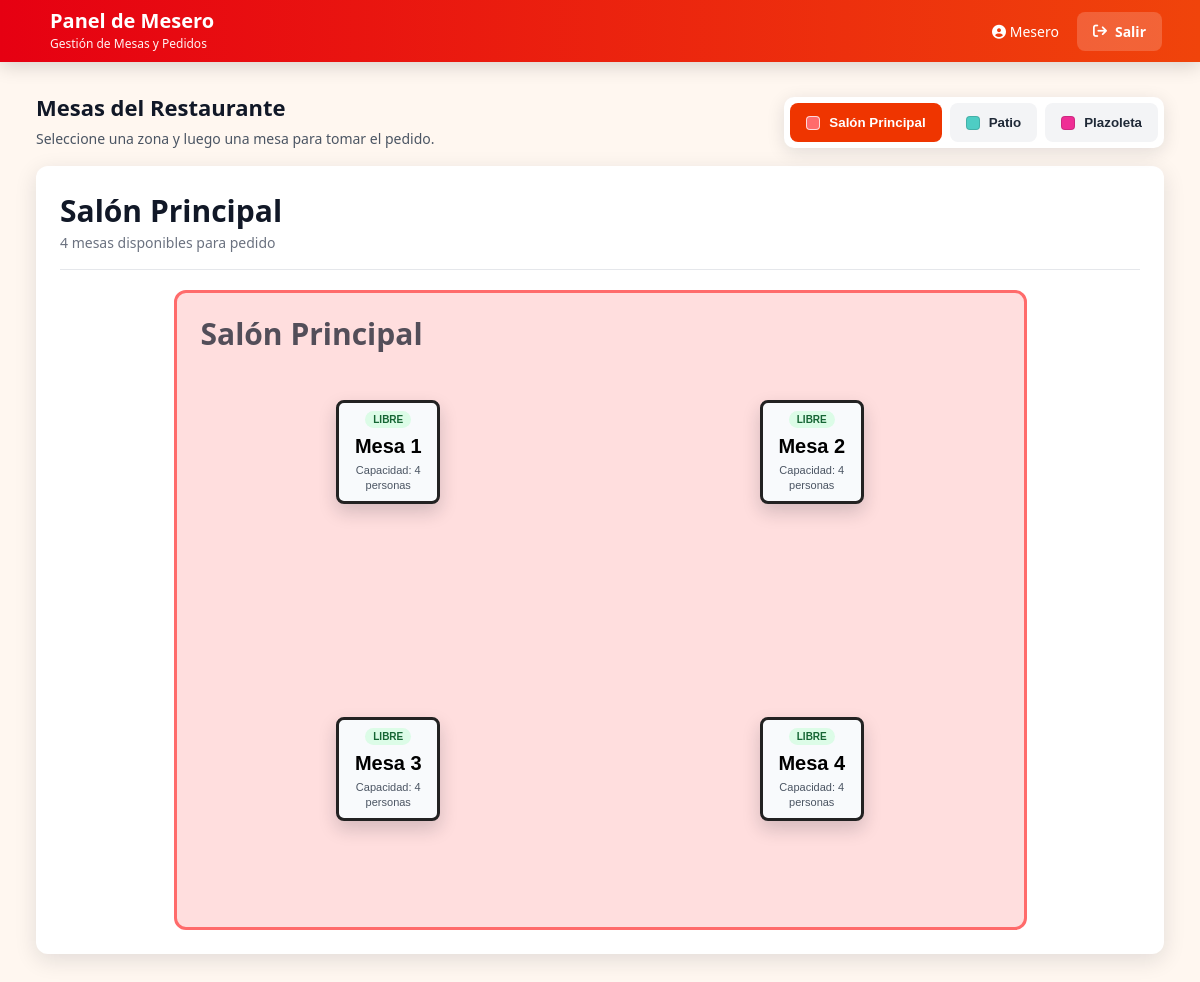
The page /dashboard/ (signed in) on the database its author committed.
### usuarios/models.py (models this page shows, shortened)
class Zona(models.Model):
    nombre = models.CharField(max_length=100)
    color = models.CharField(max_length=7, default='#FF0000')  # Color hexadecimal
    x = models.IntegerField(default=0)
    y = models.IntegerField(default=0)
    width = models.IntegerField(default=200)
    height = models.IntegerField(default=150)
    shape = models.CharField(
        max_length=20,
        choices=[
            ('rectangle', 'Rectángulo'),
            ('l-shape', 'Forma de L'),
            ('triangle', 'Triángulo'),
            ('hexagon', 'Hexágono'),
        ],
        default='rectangle'
    )
    descripcion = models.TextField(blank=True)

class Mesa(models.Model):
    ESTADOS_MESA = [
        ('libre', 'Libre'),
        ('ocupada', 'Ocupada'),
        ('reservada', 'Reservada'),
    ]
    numero = models.IntegerField(unique=True)
    capacidad = models.IntegerField(default=4)
    ubicacion = models.CharField(max_length=100, blank=True)
    disponible = models.BooleanField(default=True)
    x = models.IntegerField(default=50)
    y = models.IntegerField(default=50)
    width = models.IntegerField(default=100)
    height = models.IntegerField(default=100)
    zona = models.ForeignKey('Zona', on_delete=models.SET_NULL, null=True, blank=True, related_name='mesas_set')
    estado_mesa = models.CharField(max_length=20, choices=ESTADOS_MESA, default='libre')
    class Meta:
        verbose_name_plural = "Mesas"

### usuarios/views.py (the view, shortened to what this page needs)
# urls.py: path('dashboard/', views.dashboard, name='dashboard'),
@login_required(login_url='login')
def dashboard(request):
    try:
        empleado = Empleado.objects.get(usuario=request.user)
        if empleado.rol.nombre == 'administrador':
            return redirect('admin_panel')
        if empleado.rol.nombre == 'cocinero':
            return cocina_dashboard(request)
        if empleado.rol.nombre == 'cajero':
            return caja_dashboard(request)
    except Empleado.DoesNotExist:
        return reservas(request)
    active_order_query = pedidos_pendientes_pago_queryset().filter(
        mesa=OuterRef('pk')
    ).order_by('-fecha_creacion')
    mesa_queryset = Mesa.objects.annotate(
        has_active_order=Exists(active_order_query),
        titular_ocupada=Subquery(active_order_query.values('notas')[:1]),
    ).order_by('numero')
    zonas = Zona.objects.prefetch_related(Prefetch('mesas_set', queryset=mesa_queryset)).all()
    mesas = mesa_queryset.select_related('zona')
    categorias = Categoria.objects.prefetch_related('producto_set').all()
    productos_menu = []
    for categoria in categorias:
        for producto in categoria.producto_set.filter(disponible=True).order_by('nombre'):
            productos_menu.append({
                'id': producto.id,
                'nombre': producto.nombre,
                'categoria': categoria.nombre,
                'precio': float(producto.precio),
                'precio_display': f'${producto.precio:,.0f}'.replace(',', '.'),
                'imagen_url': producto.imagen.url if producto.imagen else '',
            })
    pedidos_activos = pedidos_pendientes_pago_queryset().select_related('mesa').prefetch_related('detalles__producto').order_by('-fecha_creacion')
    pedidos_por_mesa = {}
    context = {
        'user': request.user,
        'title': 'Panel de Mesero - Restaurant DeliBites',
        'zonas': zonas,
        'mesas': mesas,
        'categorias': categorias,
        'productos_menu_json': json.dumps(productos_menu),
        'pedidos_por_mesa_json': json.dumps(pedidos_por_mesa),
    }
    return render(request, 'dashboard.html', context)

### usuarios/views.py (called while the page is built)
def pedidos_pendientes_pago_queryset():
    return Pedido.objects.filter(
        mesa__isnull=False,
        venta__isnull=True,
    ).exclude(
        estado='cancelado',
    )

### templates/dashboard.html (shortened to what this page needs)
<!DOCTYPE html>
<html lang="es">
<head>
    <link rel="stylesheet" href="https://cdnjs.cloudflare.com/ajax/libs/font-awesome/6.4.0/css/all.min.css">
</head>
<body>
    <header class="topbar">
        <div class="brand">
            <div>
                <h1>Panel de Mesero</h1>
                <span>Gestión de Mesas y Pedidos</span>
            </div>
        </div>
        <div class="topbar-actions">
            <span><i class="fas fa-circle-user"></i> {{ user.first_name|default:user.username }}</span>
            <a class="logout-btn" href="{% url 'logout' %}">
                <i class="fas fa-arrow-right-from-bracket"></i> Salir
            </a>
        </div>
    </header>
    <main class="page">
        <section class="page-header">
            <div>
                <h2>Mesas del Restaurante</h2>
                <p>Seleccione una zona y luego una mesa para tomar el pedido.</p>
            </div>
            <div class="zone-tabs" role="tablist">
                {% for zona in zonas %}
                <button class="zone-tab {% if forloop.first %}active{% endif %}" type="button" onclick="showZone('{{ zona.id }}')" id="tab-{{ zona.id }}">
                    <span class="zone-dot" style="background: {{ zona.color }}"></span>
                    {{ zona.nombre }}
                </button>
                {% empty %}
                <button class="zone-tab active" type="button">Sin zonas</button>
                {% endfor %}
            </div>
        </section>
        {% for zona in zonas %}
        <section class="zone-panel {% if forloop.first %}active{% endif %}" id="zone-{{ zona.id }}">
            <div class="zone-title">
                <div>
                    <h3>{{ zona.nombre }}</h3>
                    <span>{{ zona.mesas_set.count }} mesas disponibles para pedido</span>
                </div>
            </div>
            <div class="zone-layout shape-{{ zona.shape }}" style="--zone-color: {{ zona.color }};" data-zona-id="{{ zona.id }}">
                <div class="zone-layout-name">{{ zona.nombre }}</div>
                {% for mesa in zona.mesas_set.all %}
                <button class="table-card {% if mesa.has_active_order %}table-ocupada{% else %}table-{{ mesa.estado_mesa }}{% endif %}" type="button" data-mesa-numero="{{ mesa.numero }}" onclick="openOrderModal('{{ mesa.numero }}', '{{ zona.nombre|escapejs }}')">
                    <div class="table-status">{% if mesa.has_active_order %}Ocupada{% else %}{{ mesa.get_estado_mesa_display }}{% endif %}</div>
                    <div class="table-number">Mesa {{ mesa.numero }}</div>
                    <div class="table-meta">
                        Capacidad: {{ mesa.capacidad }} personas
                    </div>
                </button>
                {% empty %}
                <div class="empty-state">Esta zona todavía no tiene mesas.</div>
                {% endfor %}
            </div>
        </section>
        {% empty %}
        <section class="zone-panel active">
            <div class="empty-state">No hay zonas creadas para mostrar mesas.</div>
        </section>
        {% endfor %}
    </main>
</body>
</html>

### templates/dashboard.html (style rules this page uses)
* { box-sizing: border-box; margin: 0; padding: 0; }
body { min-height: 100vh; font-family: "Segoe UI", Tahoma, Geneva, Verdana, sans-serif; background: #fff7f0; color: #111827; }
.topbar { background: linear-gradient(90deg, #e60012, #f0440b); color: white; padding: 10px 38px; display: flex; align-items: center; justify-content: space-between; box-shadow: 0 4px 18px rgba(0, 0, 0, 0.16); }
.brand { display: flex; align-items: center; gap: 12px; }
.brand h1 { font-size: 20px; line-height: 1.1; }
.brand span { display: block; font-size: 12px; font-weight: 400; opacity: 0.95; margin-top: 3px; }
.topbar-actions { display: flex; align-items: center; gap: 18px; font-size: 14px; }
.logout-btn { background: rgba(255, 255, 255, 0.18); color: white; border: 0; border-radius: 8px; padding: 10px 16px; text-decoration: none; display: inline-flex; align-items: center; gap: 8px; font-weight: 600; }
.page { width: min(1320px, calc(100% - 72px)); margin: 30px auto; }
.page-header { display: flex; align-items: flex-end; justify-content: space-between; gap: 20px; margin-bottom: 18px; }
.page-header h2 { font-size: 22px; margin-bottom: 7px; }
.page-header p { color: #4b5563; font-size: 14px; }
.zone-tabs { display: flex; gap: 8px; padding: 6px; background: white; border-radius: 10px; box-shadow: 0 4px 18px rgba(17, 24, 39, 0.12); overflow-x: auto; }
.zone-tab { border: 0; border-radius: 8px; padding: 12px 16px; background: #f3f4f6; color: #1f2937; cursor: pointer; font-weight: 700; display: inline-flex; align-items: center; gap: 9px; white-space: nowrap; }
.zone-tab.active { background: #ef3500; color: white; }
.zone-dot { width: 14px; height: 14px; border-radius: 4px; border: 1px solid rgba(0, 0, 0, 0.14); }
.zone-tab.active .zone-dot { border-color: rgba(255, 255, 255, 0.75); }
.zone-panel { display: none; background: white; border-radius: 12px; padding: 24px; box-shadow: 0 6px 22px rgba(17, 24, 39, 0.12); }
.zone-panel.active { display: block; }
.zone-title { display: flex; align-items: center; justify-content: space-between; gap: 14px; padding-bottom: 16px; border-bottom: 1px solid #e5e7eb; margin-bottom: 20px; }
.zone-title h3 { font-size: 30px; }
.zone-title span { color: #6b7280; font-size: 14px; }
.zone-layout { position: relative; border: 3px solid var(--zone-color); border-radius: 12px; background: color-mix(in srgb, var(--zone-color) 22%, white); background-repeat: no-repeat; overflow: hidden; min-height: 520px; max-width: 100%; margin: 0 auto; }
.zone-layout-name { position: absolute; top: 20px; left: 24px; font-size: 30px; font-weight: 800; color: #111827; opacity: 0.72; pointer-events: none; }
.table-card { position: absolute; width: 104px; height: 104px; border: 3px solid #222; border-radius: 8px; background: #f8fafc; box-shadow: 0 8px 18px rgba(17, 24, 39, 0.18); cursor: pointer; padding: 10px; text-align: center; transition: transform 0.18s ease, box-shadow 0.18s ease, border-color 0.18s ease; display: flex; flex-direction: column; justify-content: center; align-items: center; }
.table-card.table-libre { background: #f8fafc; border-color: #222; }
.table-number { font-size: 20px; font-weight: 800; margin-bottom: 5px; }
.table-meta { color: #4b5563; font-size: 11px; line-height: 1.35; }
.table-status { border-radius: 999px; padding: 3px 8px; margin-bottom: 7px; font-size: 10px; font-weight: 800; text-transform: uppercase; }
.table-libre .table-status { background: #dcfce7; color: #166534; }

### rows shown on the page
Zona: nombre "Salón Principal", mesas_set.count "4"
Zona: nombre "Patio"
Zona: nombre "Plazoleta"
Mesa: numero "1", capacidad "4"
Mesa: numero "2", capacidad "4"
Mesa: numero "3", capacidad "4"
Mesa: numero "4", capacidad "4"

### other values the page prints
{{ user.first_name|default:user.username }} "Mesero"
